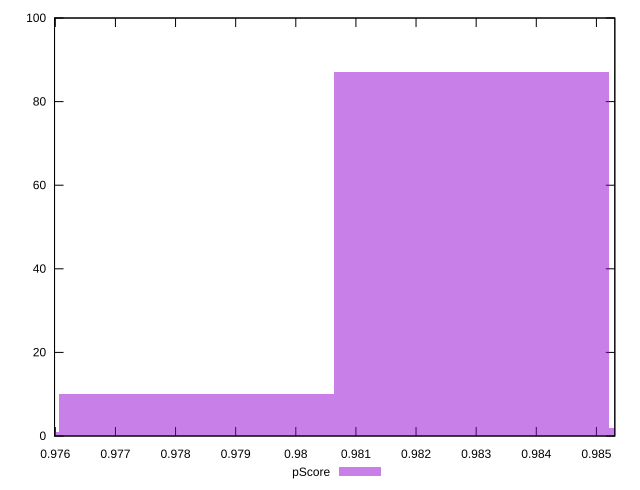

This chart was generated by the following gnuplot code:
reset

$pScore <<EOF
0.9783553885756539 10
0.9829271427278765 87
0.9874988968800992 2
0.9737836344234312 1
EOF

set key outside below
set boxwidth 0.004571754152222681
set xrange [0.9759871545324919:0.9853061344335794]
set yrange [0:100]
set trange [0:100]
set style fill transparent solid 0.5 noborder
set terminal svg size 640, 490 enhanced background rgb 'white'
set output "report_00020_2021-02-19T21:17:38.612Z2/first-contentful-paint/samples/pages+cached+noadtech+nomedia+nocss/pScore/histogram.svg"

plot $pScore title "pScore" with boxes

reset
